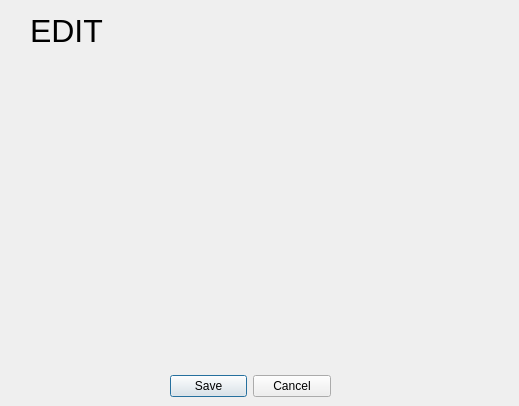
<?xml version="1.0" encoding="UTF-8"?>
<ui version="4.0">
 <class>edit</class>
 <widget class="QDialog" name="edit">
  <property name="geometry">
   <rect>
    <x>0</x>
    <y>0</y>
    <width>519</width>
    <height>406</height>
   </rect>
  </property>
  <property name="windowTitle">
   <string>Dialog</string>
  </property>
  <widget class="QDialogButtonBox" name="buttonBox">
   <property name="geometry">
    <rect>
     <x>170</x>
     <y>370</y>
     <width>161</width>
     <height>32</height>
    </rect>
   </property>
   <property name="orientation">
    <enum>Qt::Horizontal</enum>
   </property>
   <property name="standardButtons">
    <set>QDialogButtonBox::Cancel|QDialogButtonBox::Save</set>
   </property>
  </widget>
  <widget class="QLabel" name="label">
   <property name="geometry">
    <rect>
     <x>30</x>
     <y>10</y>
     <width>241</width>
     <height>41</height>
    </rect>
   </property>
   <property name="font">
    <font>
     <pointsize>24</pointsize>
    </font>
   </property>
   <property name="text">
    <string>EDIT</string>
   </property>
  </widget>
 </widget>
 <resources/>
 <connections>
  <connection>
   <sender>buttonBox</sender>
   <signal>accepted()</signal>
   <receiver>edit</receiver>
   <slot>accept()</slot>
   <hints>
    <hint type="sourcelabel">
     <x>248</x>
     <y>254</y>
    </hint>
    <hint type="destinationlabel">
     <x>157</x>
     <y>274</y>
    </hint>
   </hints>
  </connection>
  <connection>
   <sender>buttonBox</sender>
   <signal>rejected()</signal>
   <receiver>edit</receiver>
   <slot>reject()</slot>
   <hints>
    <hint type="sourcelabel">
     <x>316</x>
     <y>260</y>
    </hint>
    <hint type="destinationlabel">
     <x>286</x>
     <y>274</y>
    </hint>
   </hints>
  </connection>
 </connections>
</ui>
